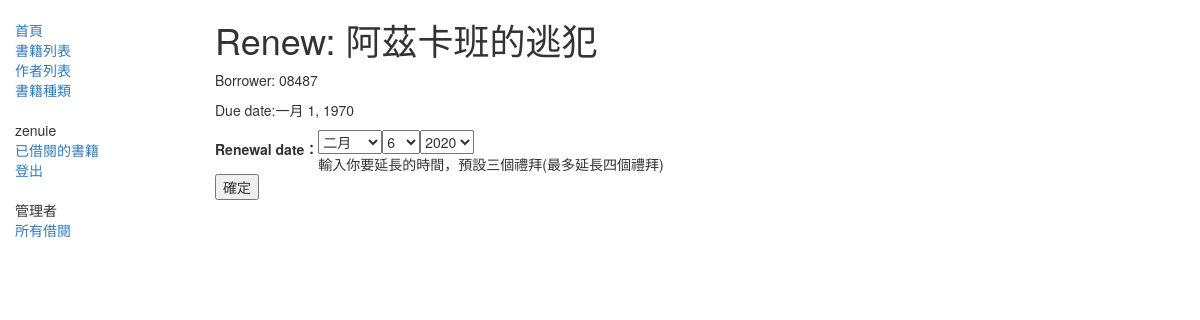
/catalog/borrowed/48622045-ed42-4f08-b6cd-2b532f2b3019/people-renew/ (signed in), run on the app's committed database.
### catalog/models.py (models this page shows, shortened)
class BookInstance(models.Model):
    id = models.UUIDField(primary_key=True, default=uuid.uuid4,
                          help_text='Unique ID for this particular book across whole library')
    book = models.ForeignKey('Book', on_delete=models.SET_NULL, null=True)
    imprint = models.CharField(max_length=200)
    due_back = models.DateField(null=True, blank=True)
    borrower = models.ForeignKey(User, on_delete=models.SET_NULL, null=True, blank=True)
    LOAN_STATUS = (
        ('m', 'Maintenance'),
        ('o', 'On loan'),
        ('a', 'Available'),
        ('r', 'Reserved'),
    )
    status = models.CharField(
        max_length=1,
        choices=LOAN_STATUS,
        blank=True,
        default='m',
        help_text='Book availability',
    )
    class Meta:
        ordering = ['due_back']
        permissions = (("can_mark_returned", "Set book as returned"),)

class Book(models.Model):
    title = models.CharField(max_length=200)
    author = models.ForeignKey('Author', on_delete=models.SET_NULL, null=True)
    summary = models.TextField(max_length=1000, help_text='Enter a brief description of the book')
    isbn = models.CharField('ISBN', max_length=13,
                            help_text='13 Character <a href="https://www.isbn-international.org/content/what-isbn'
                                      '">ISBN number</a>')
    genre = models.ManyToManyField(Genre, help_text='Select a genre for this book')
    def display_genre(self):
        '''Create a string for the Genre. This is required to display genre in Admin.'''
        return ', '.join(genre.name for genre in self.genre.all()[:3])
    display_genre.short_description = 'Genre'
    language = models.ForeignKey('Language', on_delete=models.SET_NULL, null=True)

### catalog/views.py (the view)
    def auth(request, *args, **kwargs):
        if not request.user.is_authenticated:
            return HttpResponseRedirect(reverse('login'))
        return func(request, *args, **kwargs)

### catalog/forms.py (shortened to what this page needs)
class RenewBookForm(forms.Form):
    renewal_date = forms.DateField(widget=forms.SelectDateWidget(years=range(2020, 1970, -1)),
                                   help_text="輸入你要延長的時間，預設三個禮拜(最多延長四個禮拜)")

### catalog/views.py (called while the page is built)
def registered_people(func):
    def auth(request, *args, **kwargs):
        if not request.user.is_authenticated:
            return HttpResponseRedirect(reverse('login'))
        return func(request, *args, **kwargs)
    return auth

@registered_people
def renew_book_people(request, pk):
    book_inst = get_object_or_404(BookInstance, pk=pk)
    if request.method == 'POST':
        form = RenewBookForm(request.POST)
        if form.is_valid():
            book_inst.due_back = form.clean_renewal_data()
            book_inst.save()
            return HttpResponseRedirect(reverse('my-borrowed'))
    else:
        proposed_renewal_date = datetime.date.today() + datetime.timedelta(weeks=3)
        form = RenewBookForm(initial={'renewal_date': proposed_renewal_date, })
    return render(request, 'catalog/book_renew_librarian.html', {'form': form, 'bookinst': book_inst})

### templates/catalog/book_renew_librarian.html (shortened to what this page needs)
{% extends "base_generic.html" %}
{% block content %}
<h1>Renew: {{ bookinst.book.title }}</h1>
<p>Borrower: {{ bookinst.borrower }}</p>
<p {% if bookinsta.is_overdue %} class='text-danger' {% endif %}>Due date:{{bookinst.due_back}}</p>
<form action="" method="post">
    <table>
        {{ form }}
    </table>
    <input type="submit" value="確定"/>
</form>
{% endblock %}

### templates/base_generic.html (shortened to what this page needs)
<!DOCTYPE html>
<html lang="en">
<head>
    <link rel="stylesheet" href="https://maxcdn.bootstrapcdn.com/bootstrap/3.3.7/css/bootstrap.min.css">
    {% load static %}
    <link rel="stylesheet" href="{% static 'css/styles.css' %}">
</head>
<body>
<div class="container-fluid">
    <div class="row">
        <div class="col-sm-2">
            {% block sidebar %}
            <ul class="sidebar-nav">
                <li><a href="{% url 'index' %}">首頁</a></li>
                <li><a href="{% url 'books' %}">書籍列表</a></li>
                <li><a href="{% url 'authors' %}">作者列表</a></li>
                <li><a href="">書籍種類</a></li>
                <br/>
                {% if user.is_authenticated %}
                <li>{{ user.get_username }}</li>
                <li><a href="{% url 'my-borrowed' %}">已借閱的書籍</a></li>
                <li><a href="{% url 'logout' %}?next={{ request.path }}">登出</a></li>
                {% endif %}
                {% if user.is_staff %}
                <br/>
                <li>管理者</li>
                <li><a href="{% url 'all-borrowed' %}">所有借閱</a></li>
                {% endif %}
            </ul>
            {% endblock %}
        </div>
        <div class="col-sm-10">
            {% block content %}{% endblock %}
        </div>
    </div>
</div>
</body>
</html>

### catalog/static/css/styles.css (style rules this page uses)
.sidebar-nav { margin-top: 20px; padding: 0; list-style: none; }

### data on the page
BookInstance: book "阿茲卡班的逃犯", borrower "08487", due_back "一月 1, 1970"

### other printed values
{{ user.get_username }} "zenuie"
